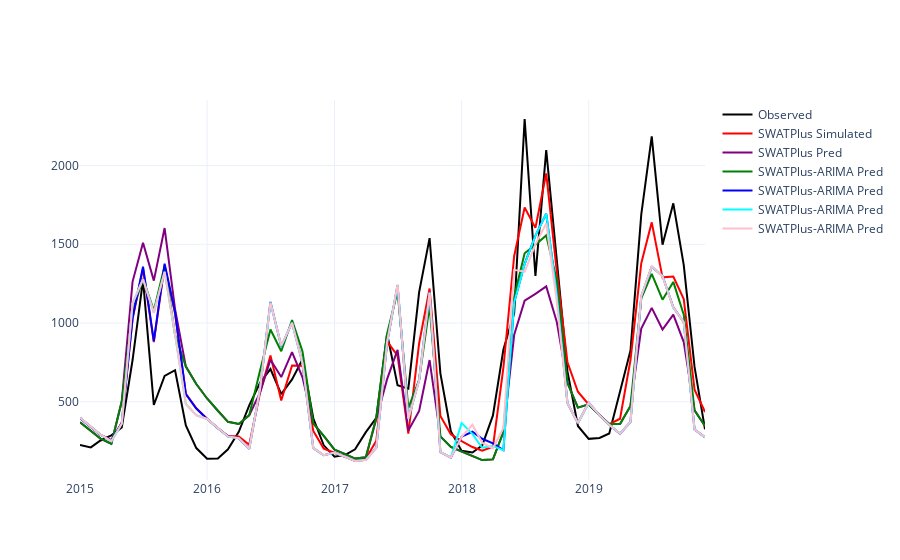

Write notebook code for a chart like this one.
### Code cell
SWATPlus_simu = pd.read_csv(f'../result/SWATPlusCalValSimData/Channel_3_Monthly_River-Flow_{hydro_station}_Sim1972_2019.csv',index_col=['Date'],parse_dates=['Date'])
SWATPlus_simu = SWATPlus_simu.loc[f'2015-01-01':f'2019-12-31',:]
obs_df = pd.read_csv(f'../data/{hydro_station.lower()}_natural_monthly_flow.csv',index_col=['date'],parse_dates=['date'])
obs_df = obs_df.loc[f'2015-01-01':f'2019-12-31',:]

df = pd.DataFrame(index=pd.date_range(start='2015-01-01',end='2019-12-31',freq='MS'))
df['obs'] = obs_df['flow(m^3/s)'].values
df['SWATPlus'] = SWATPlus_simu['Value'].values

print(r2_score(df['obs'],df['SWATPlus']))
# visualize
fig = go.Figure()
fig.add_trace(go.Line(x=df.index,y=df['obs'],mode='lines',name='Observed',line=dict(color='black')))
fig.add_trace(go.Line(x=df.index,y=df['SWATPlus'],mode='lines',name='SWATPlus Simulated',line=dict(color='red')))
fig.add_trace(go.Line(x=df.index,y=pred_df_swatp_simyr['pred'],mode='lines',name='SWATPlus Pred',line=dict(color='purple')))
fig.add_trace(go.Line(x=pred_df_swatp_arima_simyr.index,y=pred_df_swatp_arima_simyr['pred'],mode='lines',name='SWATPlus-ARIMA Pred',line=dict(color='green')))
fig.add_trace(go.Line(x=pred_df_swatp_arima_ssp126.index,y=pred_df_swatp_arima_ssp126['pred'],mode='lines',name='SWATPlus-ARIMA Pred',line=dict(color='blue')))
fig.add_trace(go.Line(x=pred_df_swatp_arima_ssp245.index,y=pred_df_swatp_arima_ssp245['pred'],mode='lines',name='SWATPlus-ARIMA Pred',line=dict(color='cyan')))
fig.add_trace(go.Line(x=pred_df_swatp_arima_ssp585.index,y=pred_df_swatp_arima_ssp585['pred'],mode='lines',name='SWATPlus-ARIMA Pred',line=dict(color='pink')))
fig.show()
